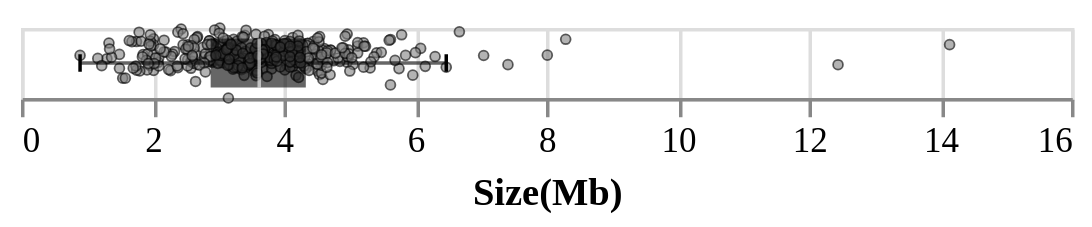

The code cell stored with this chart in its notebook:
### Code cell
# Size(Mb)
gaussian_jitter = alt.Chart(gc_df).mark_circle(
    size=8,
    color='grey',
    stroke='black',
    strokeWidth=0.5,
    opacity=0.6
).encode(
    x=alt.X("Size(Mb):Q", title='Size(Mb)'),
    yOffset="jitter:Q",
).transform_calculate(
    # Generate Gaussian jitter with a Box-Muller transform
    jitter="sqrt(-2*log(random()))*cos(2*PI*random())"
)

box = alt.Chart(gc_df).mark_boxplot(
    color='black',
    outliers=False, 
    ticks=True, 
    opacity=0.6
).encode(
    x=alt.X("Size(Mb):Q", title=''),
)
gaussian_jitter + box

### Figure 1 — Vega-Lite specification as saved in the notebook (floating-point values rounded to 4 significant figures; data arrays with more than 128 entries replaced by an {"elided": "..."} marker saying what was removed)
{"config": {"title": {"font": "Times New Roman"}, "axis": {"labelFont": "Times New Roman", "titleFont": "Times New Roman"}, "header": {"labelFont": "Times New Roman", "titleFont": "Times New Roman"}, "legend": {"labelFont": "Times New Roman", "titleFont": "Times New Roman"}}, "layer": [{"mark": {"type": "circle", "color": "grey", "opacity": 0.6, "size": 8, "stroke": "black", "strokeWidth": 0.5}, "encoding": {"x": {"field": "Size(Mb)", "title": "Size(Mb)", "type": "quantitative"}, "yOffset": {"field": "jitter", "type": "quantitative"}}, "transform": [{"calculate": "sqrt(-2*log(random()))*cos(2*PI*random())", "as": "jitter"}]}, {"mark": {"type": "boxplot", "color": "black", "opacity": 0.6, "outliers": false, "ticks": true}, "encoding": {"x": {"field": "Size(Mb)", "title": "", "type": "quantitative"}}}], "data": {"name": "data-831517b931e79fa935b5e79d8334f6ab"}, "$schema": "https://vega.github.io/schema/vega-lite/v5.17.0.json", "datasets": {"data-831517b931e79fa935b5e79d8334f6ab": {"elided": "365 records"}}}
